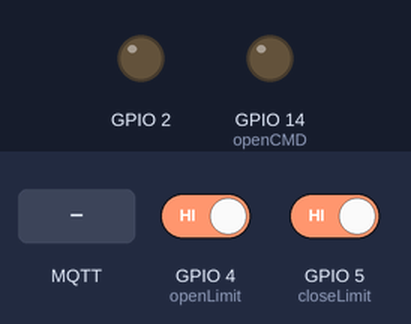
A sketch run on a simulated ESP8266 (NodeMCU). Shown: output pins drawn as LEDs (lit = HIGH, except the on-board LED, lit = LOW). Inputs (shaded band) come from the test bench; at power-on: GPIO 4 (openLimit) HIGH, GPIO 5 (closeLimit) HIGH. WiFi joins after 1.5 s; servers stay silent unless stated; random numbers use the default seed unless the sketch sets one; no MQTT or app messages arrive unless stated.

Above: at 5.8 s.
5.9 s: MQTT message "1" arrives on the first subscribed topic
At 8.2 s:
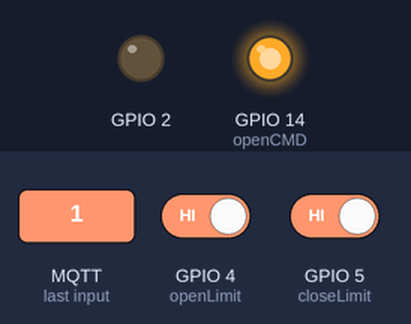
8.5 s: MQTT message "0" arrives on the first subscribed topic
At 9.8 s:
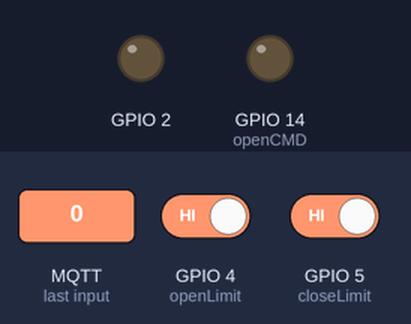
Timing chart, 0 to 11.5 s (numbered marks = the images above; inputs shaded):
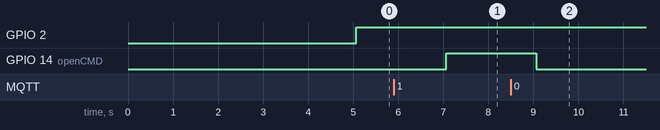

Measured:
- after the input at 5.9 s, GPIO 14 (openCMD): LOW → HIGH after 1.2 s
- after the input at 8.5 s, GPIO 14 (openCMD): HIGH → LOW after 0.56 s

The sketch:

Door_Controller.ino
```cpp
#include <ESP8266WiFi.h>
#include <PubSubClient.h>

//IO Config//
#define openCMD 14 //No need to have a close CMD Pin, Door Auto closes.
#define openLimit 4
#define closeLimit 5

String nodeID = "ESP";

//Topics//
const char* statusTopic = "ADD_TOPIC"; //Add your topic here
const char* cmdTopic = "ADD_TOPIC"; //Add your topic here

const char* ssid = "IP_ADDRESS_HERE"; //Add your IP here
const char* password = "PASSWORD"; // Add your Password here

//MQTT//
const char* mqtt_server = "MQTT_IP"; //Add your IP here
const char* pass = "PASSWORD"; // Add your Password here
const char* user = "USERNAME"; // Add your Username here

WiFiClient espClient;
PubSubClient client(espClient);

void setup_wifi() {
  delay(10);
  WiFi.hostname("nodeID");
  WiFi.mode(WIFI_STA);
  WiFi.begin(ssid, password);
}

void callback(char* topic, byte* payload, unsigned int length) {
  if ((char)payload[0] == '1') {
    digitalWrite(openCMD, HIGH);
  } else {
    digitalWrite(openCMD, LOW);
  }

}

void reconnect() {
    String clientId = "nodeID";
    clientId += String(random(0xffff), HEX);
    client.connect(clientId.c_str(), user, pass);
    client.subscribe(cmdTopic);
    delay(5000);
}

void logic(){
  if (digitalRead(openLimit) == LOW) {
    client.publish(statusTopic, "OPEN");
  }
  if (digitalRead(closeLimit) == LOW) {
    client.publish(statusTopic, "CLOSED");
  }
  if ( (digitalRead(openLimit) == HIGH) && (digitalRead(closeLimit) == HIGH) ){
    client.publish(statusTopic, "WAITING...");
  }
  if ( (digitalRead(openLimit) == LOW) && (digitalRead(closeLimit) == LOW) ){
    client.publish(statusTopic, "ERROR");
}
}

void setup() {
  //Pin Setup//
  pinMode(BUILTIN_LED, OUTPUT);
  pinMode(openCMD, OUTPUT);
  pinMode(openLimit, INPUT);
  pinMode(closeLimit, INPUT);

  //Services//
  setup_wifi();
  client.setServer(mqtt_server, 1900);
  client.setCallback(callback);
}

void loop() {

  if (!client.connected()) {
    reconnect();
    digitalWrite(BUILTIN_LED, LOW);
  }

  if (client.connected()) {
    digitalWrite(BUILTIN_LED, HIGH);
  }

  client.loop();

  logic();

  delay(2000);
  }
```
